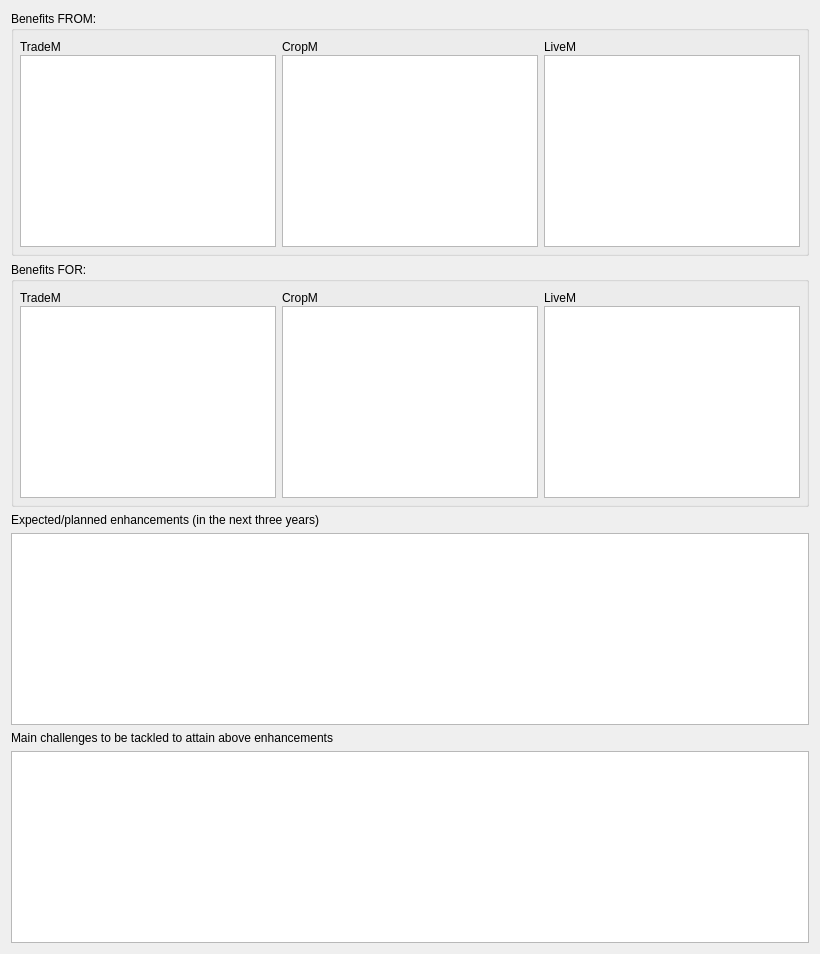
          <widget class="QWidget" name="pageMore">
           <attribute name="label">
            <string>More</string>
           </attribute>
           <layout class="QGridLayout" name="gridLayout_24">
            <item row="4" column="0" colspan="2">
             <layout class="QVBoxLayout" name="verticalLayout_68">
              <item>
               <widget class="QLabel" name="label_68">
                <property name="text">
                 <string>Main challenges to be tackled to attain above enhancements</string>
                </property>
               </widget>
              </item>
              <item>
               <widget class="QTextEdit" name="tedMoreMoreMainChallenges"/>
              </item>
             </layout>
            </item>
            <item row="3" column="0" colspan="2">
             <layout class="QVBoxLayout" name="verticalLayout_67">
              <item>
               <widget class="QLabel" name="label_67">
                <property name="text">
                 <string>Expected/planned enhancements (in the next three years)</string>
                </property>
               </widget>
              </item>
              <item>
               <widget class="QTextEdit" name="tedMoreMoreExpectedEnhancements"/>
              </item>
             </layout>
            </item>
            <item row="2" column="0" colspan="2">
             <widget class="QGroupBox" name="groupBox_5">
              <property name="title">
               <string>Benefits FOR:</string>
              </property>
              <layout class="QGridLayout" name="gridLayout_22">
               <property name="leftMargin">
                <number>6</number>
               </property>
               <property name="rightMargin">
                <number>6</number>
               </property>
               <property name="bottomMargin">
                <number>6</number>
               </property>
               <item row="1" column="1">
                <layout class="QVBoxLayout" name="verticalLayout_65">
                 <property name="spacing">
                  <number>1</number>
                 </property>
                 <item>
                  <widget class="QLabel" name="label_65">
                   <property name="text">
                    <string>CropM</string>
                   </property>
                  </widget>
                 </item>
                 <item>
                  <widget class="QTextEdit" name="tedMoreMoreBenefitsForCropM"/>
                 </item>
                </layout>
               </item>
               <item row="1" column="0">
                <layout class="QVBoxLayout" name="verticalLayout_61">
                 <property name="spacing">
                  <number>1</number>
                 </property>
                 <item>
                  <widget class="QLabel" name="label_61">
                   <property name="text">
                    <string>TradeM</string>
                   </property>
                  </widget>
                 </item>
                 <item>
                  <widget class="QTextEdit" name="tedMoreMoreBenefitsForTradeM"/>
                 </item>
                </layout>
               </item>
               <item row="1" column="2">
                <layout class="QVBoxLayout" name="verticalLayout_66">
                 <property name="spacing">
                  <number>1</number>
                 </property>
                 <item>
                  <widget class="QLabel" name="label_66">
                   <property name="text">
                    <string>LiveM</string>
                   </property>
                  </widget>
                 </item>
                 <item>
                  <widget class="QTextEdit" name="tedMoreMoreBenefitsForLiveM"/>
                 </item>
                </layout>
               </item>
              </layout>
             </widget>
            </item>
            <item row="0" column="0" colspan="2">
             <widget class="QGroupBox" name="groupBox_6">
              <property name="title">
               <string>Benefits FROM:</string>
              </property>
              <layout class="QGridLayout" name="gridLayout_23">
               <property name="leftMargin">
                <number>6</number>
               </property>
               <property name="rightMargin">
                <number>6</number>
               </property>
               <property name="bottomMargin">
                <number>6</number>
               </property>
               <property name="horizontalSpacing">
                <number>-1</number>
               </property>
               <property name="verticalSpacing">
                <number>0</number>
               </property>
               <item row="1" column="0">
                <layout class="QVBoxLayout" name="verticalLayout_69">
                 <property name="spacing">
                  <number>1</number>
                 </property>
                 <item>
                  <widget class="QLabel" name="label_69">
                   <property name="text">
                    <string>TradeM</string>
                   </property>
                  </widget>
                 </item>
                 <item>
                  <widget class="QTextEdit" name="tedMoreMoreBenefitsFromTradeM"/>
                 </item>
                </layout>
               </item>
               <item row="1" column="2">
                <layout class="QVBoxLayout" name="verticalLayout_71">
                 <property name="spacing">
                  <number>1</number>
                 </property>
                 <item>
                  <widget class="QLabel" name="label_71">
                   <property name="text">
                    <string>LiveM</string>
                   </property>
                  </widget>
                 </item>
                 <item>
                  <widget class="QTextEdit" name="tedMoreMoreBenefitsFromLiveM"/>
                 </item>
                </layout>
               </item>
               <item row="1" column="1">
                <layout class="QVBoxLayout" name="verticalLayout_70">
                 <property name="spacing">
                  <number>1</number>
                 </property>
                 <item>
                  <widget class="QLabel" name="label_70">
                   <property name="text">
                    <string>CropM</string>
                   </property>
                  </widget>
                 </item>
                 <item>
                  <widget class="QTextEdit" name="tedMoreMoreBenefitsFromCropM"/>
                 </item>
                </layout>
               </item>
              </layout>
             </widget>
            </item>
           </layout>
          </widget>
